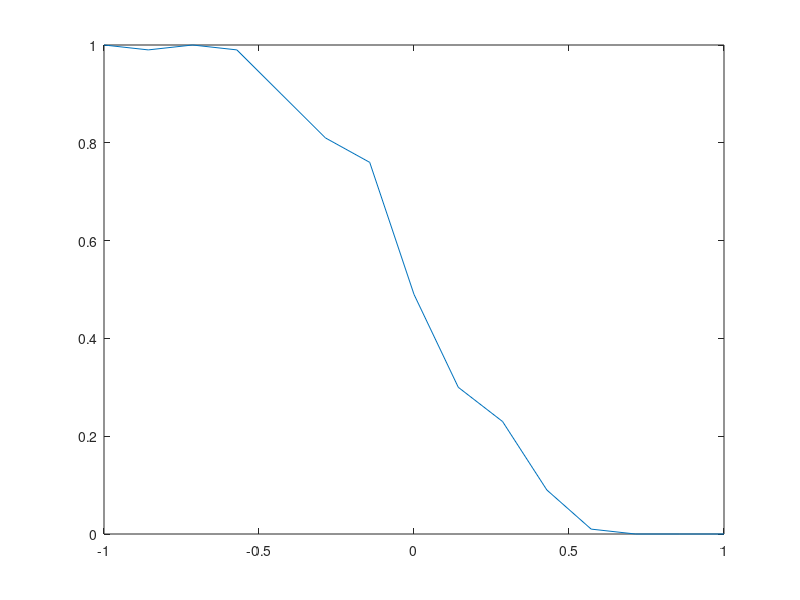

MATLAB code to generate this figure:
% first attempt at landscape simulation, 1D

% potential:
% V = x^4/4 + a x^2/2   
% a is the landscape parameter

x = -2:0.1:2;
a = 2;
b = 0;
V = @(x) x.^4/4 - a*x.^2/2;

plot(x,V(x));

%% force
% F = -dV/dx + b

F = @(x,b) -x.^3 + a*x - b;

plot(x,V(x) + b.*x,'r')
hold on
plot(x,F(x,b))
hold off
legend('potential','force')

%% Euler-Maruyama integration
%
% dx/dt = c F
% we assume we can place the initial condition in the middle of the
% symmetric background landscape

b = 0;
c = 1;
Ncells = 100;
dt = 0.01;
tmax = 5;
timax = ceil(tmax/dt);
t = dt*(1:timax);
D = 0.05; % noise strength;

x0 = zeros([Ncells 1]);
noise = randn([Ncells timax]);
X = zeros([Ncells timax]);

X(:,1) = x0;
for ti = 2:timax
    X(:,ti) = X(:,ti-1) + c*F(X(:,ti-1),b)*dt + sqrt(2*D*dt)*noise(:,ti); 
end

% visualize trajectories
plot(x,V(x)+b.*x)
hold on
plot(X',t)
hold off
xlim([x(1) x(end)])

%% visualize final distribution

hist(X(:,end),50)

sum(X(:,end)>0)
sum(X(:,end)<0)

%% fraction in right well vs b

N = 15;
bval = linspace(-1,1,N);
Rfrac = zeros([1 N]);

for bi = 1:N;

    b = bval(bi);
    
    x0 = zeros([Ncells 1]);
    noise = randn([Ncells timax]);
    X = zeros([Ncells timax]);

    X(:,1) = x0;
    for ti = 2:timax
        X(:,ti) = X(:,ti-1) + c*F(X(:,ti-1),b)*dt + sqrt(2*D*dt)*noise(:,ti); 
    end
    
    Rfrac(bi) = sum(X(:,end) > 0)/Ncells;
end

plot(bval,Rfrac)
